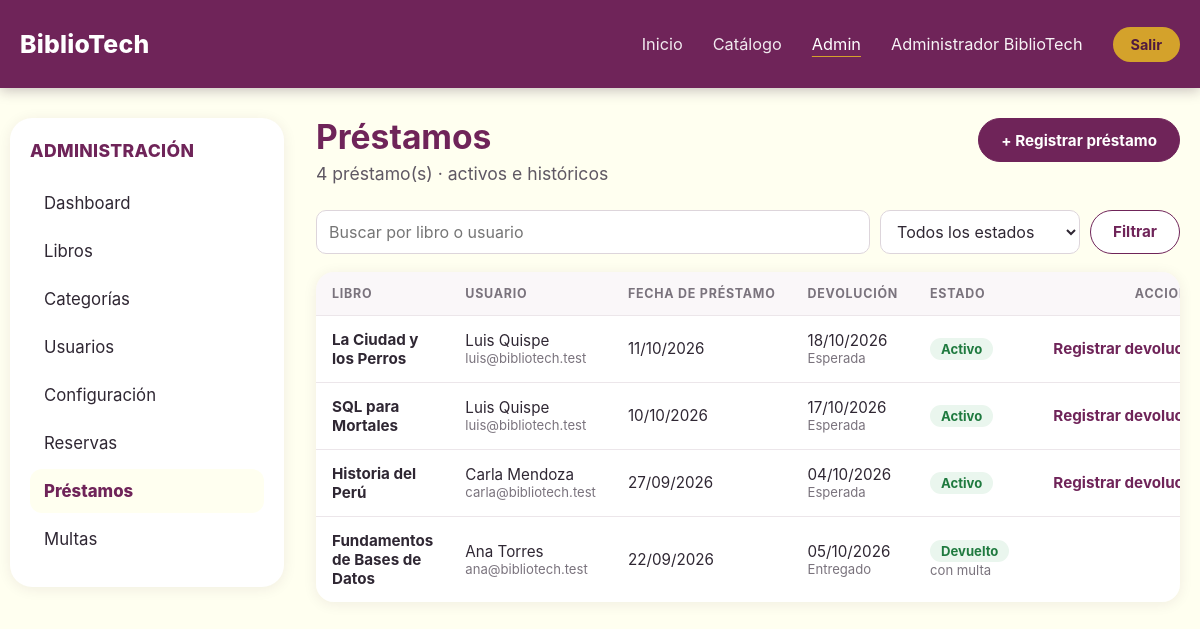
/admin/prestamos (signed in), run on the app's committed database.
### tables this page shows
CREATE TABLE IF NOT EXISTS prestamos (
    id                       BIGINT UNSIGNED NOT NULL AUTO_INCREMENT,
    id_usuario               BIGINT UNSIGNED NOT NULL,
    id_libro                 BIGINT UNSIGNED NOT NULL,
    id_reserva               BIGINT UNSIGNED NULL,
    fecha_prestamo           DATE NOT NULL,
    fecha_devolucion_esperada DATE NOT NULL,
    fecha_devolucion_real    DATE NULL,
    estado                   ENUM('activo','devuelto','vencido','cancelado') NOT NULL DEFAULT 'activo',
    created_at               TIMESTAMP NOT NULL DEFAULT CURRENT_TIMESTAMP,
    updated_at               TIMESTAMP NOT NULL DEFAULT CURRENT_TIMESTAMP ON UPDATE CURRENT_TIMESTAMP,
    PRIMARY KEY (id),
    KEY idx_prestamos_usuario (id_usuario),
    KEY idx_prestamos_libro (id_libro),
    KEY idx_prestamos_reserva (id_reserva),
    CONSTRAINT fk_prestamos_usuario FOREIGN KEY (id_usuario) REFERENCES usuarios (id),
    CONSTRAINT fk_prestamos_libro FOREIGN KEY (id_libro) REFERENCES libros (id),
    CONSTRAINT fk_prestamos_reserva FOREIGN KEY (id_reserva) REFERENCES reservas (id)
);

CREATE TABLE IF NOT EXISTS libros (
    id               BIGINT UNSIGNED NOT NULL AUTO_INCREMENT,
    titulo           VARCHAR(255) NOT NULL,
    autor            VARCHAR(180) NOT NULL,
    isbn             VARCHAR(20) NOT NULL,
    id_categoria     BIGINT UNSIGNED NOT NULL,
    editorial        VARCHAR(150) NULL,
    anio             SMALLINT UNSIGNED NULL,
    portada_url      VARCHAR(500) NULL,
    sinopsis         TEXT NULL,
    stock_total      INT UNSIGNED NOT NULL DEFAULT 1,
    stock_disponible INT UNSIGNED NOT NULL DEFAULT 1,
    created_at       TIMESTAMP NOT NULL DEFAULT CURRENT_TIMESTAMP,
    updated_at       TIMESTAMP NOT NULL DEFAULT CURRENT_TIMESTAMP ON UPDATE CURRENT_TIMESTAMP,
    PRIMARY KEY (id),
    UNIQUE KEY uq_libros_isbn (isbn),
    KEY idx_libros_categoria (id_categoria),
    CONSTRAINT fk_libros_categoria FOREIGN KEY (id_categoria) REFERENCES categorias (id)
);

CREATE TABLE IF NOT EXISTS usuarios (
    id            BIGINT UNSIGNED NOT NULL AUTO_INCREMENT,
    nombre        VARCHAR(120) NOT NULL,
    email         VARCHAR(180) NOT NULL,
    password_hash VARCHAR(255) NOT NULL,
    rol           ENUM('estudiante','bibliotecario','administrador') NOT NULL DEFAULT 'estudiante',
    estado        ENUM('activo','bloqueado') NOT NULL DEFAULT 'activo',
    created_at    TIMESTAMP NOT NULL DEFAULT CURRENT_TIMESTAMP,
    updated_at    TIMESTAMP NOT NULL DEFAULT CURRENT_TIMESTAMP ON UPDATE CURRENT_TIMESTAMP,
    PRIMARY KEY (id),
    UNIQUE KEY uq_usuarios_email (email)
);

### app/Controllers/Admin/BaseController.php (called while the page is built, shortened)
<?php
abstract class BaseController
{
    protected array $usuario;
    public function __construct()
    {
        $this->usuario = Auth::requireRole(['administrador']);
    }
    protected function render(string $vista, string $seccion, string $titulo, array $data = []): void
    {
        View::render($vista, $data + [
            'seccion' => $seccion,
            'titulo' => $titulo,
            'usuario' => $this->usuario,
            'csrf' => Csrf::token(),
            'mensajes' => Flash::pull(),
        ]);
    }
    protected function idDe(array $origen, string $clave = 'id'): int
    {
        $valor = $origen[$clave] ?? 0;
        return is_scalar($valor) ? max(0, (int) $valor) : 0;
    }
    protected function texto(string $clave, ?array $origen = null): string
    {
        $origen ??= $_POST;
        $valor = $origen[$clave] ?? '';
        return is_string($valor) ? trim($valor) : '';
    }
    protected function busqueda(): string
    {
        return mb_substr($this->texto('q', $_GET), 0, 100);
    }
    protected function pagina(): int
    {
        return max(1, $this->idDe($_GET, 'page'));
    }
}

### app/Controllers/Admin/PrestamoController.php (called while the page is built, shortened)
<?php
final class PrestamoController extends BaseController
{
    public function index(): void
    {
        $prestamos = new Prestamo();
        $q = $this->busqueda();
        $estado = $this->texto('estado', $_GET);
        $pag = new Paginator($prestamos->contar($estado, $q), self::POR_PAGINA, $this->pagina());
        $this->render('admin/prestamos/index', 'prestamos', 'Préstamos', [
            'filas' => $prestamos->listar($estado, $q, $pag->perPage, $pag->offset),
            'pag' => $pag,
            'q' => $q,
            'estado' => $estado,
            'estados' => Prestamo::ESTADOS,
        ]);
    }
}

### app/Routes/admin.php (called while the page is built, shortened)
<?php
$router->get('/admin', static fn () => (new DashboardController())->index());
$router->get('/admin/configuracion', static fn () => (new ConfiguracionController())->index());
$router->post('/admin/configuracion/guardar', static fn () => (new ConfiguracionController())->guardar());
$router->get('/admin/libros', static fn () => (new LibroController())->index());
$router->get('/admin/libros/crear', static fn () => (new LibroController())->crear());
$router->get('/admin/libros/editar', static fn () => (new LibroController())->editar());
$router->post('/admin/libros/guardar', static fn () => (new LibroController())->guardar());
$router->post('/admin/libros/eliminar', static fn () => (new LibroController())->eliminar());
$router->get('/admin/categorias', static fn () => (new CategoriaController())->index());
$router->get('/admin/categorias/crear', static fn () => (new CategoriaController())->crear());
$router->get('/admin/categorias/editar', static fn () => (new CategoriaController())->editar());
$router->post('/admin/categorias/guardar', static fn () => (new CategoriaController())->guardar());
$router->post('/admin/categorias/eliminar', static fn () => (new CategoriaController())->eliminar());
$router->get('/admin/usuarios', static fn () => (new UsuarioController())->index());
$router->get('/admin/usuarios/crear', static fn () => (new UsuarioController())->crear());
$router->get('/admin/usuarios/editar', static fn () => (new UsuarioController())->editar());
$router->post('/admin/usuarios/guardar', static fn () => (new UsuarioController())->guardar());
$router->post('/admin/usuarios/eliminar', static fn () => (new UsuarioController())->eliminar());
$router->get('/admin/prestamos', static fn () => (new PrestamoController())->index());

### app/Core/Router.php (called while the page is built, shortened)
<?php
final class Router
{
    private array $routes = [];
    public function dispatch(string $method, string $requestUri): void
    {
        $path = parse_url($requestUri, PHP_URL_PATH);
        $path = '/' . trim($path, '/');
        $handler = $this->routes[strtoupper($method)][$path] ?? null;
        $handler();
    }
    private function add(string $method, string $path, callable $handler): void
    {
        $normalizedPath = '/' . trim($path, '/');
        $this->routes[$method][$normalizedPath] = $handler;
    }
}

### index.php (called while the page is built, shortened)
<?php
spl_autoload_register(static function (string $class): void {
    $prefix = 'App\\';
    $relativeClass = substr($class, strlen($prefix));
    $file = __DIR__ . '/app/' . str_replace('\\', '/', $relativeClass) . '.php';
});
$auth = new AuthController();
$dashboard = new DashboardController();
$catalogo = new CatalogoController();
$reservas = new ReservaController();
$multas = new MultaController();
$router = new Router();
$router->get('/', [$auth, 'index']);
$router->get('/login', [$auth, 'showLogin']);
$router->post('/login', [$auth, 'login']);
$router->get('/register', [$auth, 'showRegister']);
$router->post('/register', [$auth, 'register']);
$router->post('/logout', [$auth, 'logout']);
$router->get('/home', [$dashboard, 'showHome']);
$router->get('/catalogo', [$catalogo, 'index']);
$router->get('/catalogo/show', [$catalogo, 'show']);
$router->get('/mis-reservas', [$reservas, 'index']);
$router->post('/reservas/crear', [$reservas, 'crear']);
$router->post('/reservas/cancelar', [$reservas, 'cancelar']);
$router->get('/mis-multas', [$multas, 'index']);
$router->post('/mis-multas/pagar', [$multas, 'pagar']);
require __DIR__ . '/app/Routes/admin.php';
try {
    $router->dispatch($_SERVER['REQUEST_METHOD'] ?? 'GET', $_SERVER['REQUEST_URI'] ?? '/');
} catch (Throwable $exception) {
    error_log((string) $exception);
    http_response_code(500);
    echo 'Ocurrió un error interno. Inténtalo de nuevo más tarde.';
}

### app/Core/Database.php (called while the page is built, shortened)
<?php
final class Database
{
    private static ?PDO $connection = null;
    public static function connection(): PDO
    {
        if (self::$connection === null) {
            $host = getenv('DB_HOST') ?: '127.0.0.1';
            $database = getenv('DB_NAME') ?: 'bdbibliotech';
            $username = getenv('DB_USER') ?: 'root';
            $password = getenv('DB_PASSWORD') ?: '';
            $dsn = sprintf('mysql:host=%s;dbname=%s;charset=utf8mb4', $host, $database);
            self::$connection = new PDO($dsn, $username, $password, [
                PDO::ATTR_ERRMODE => PDO::ERRMODE_EXCEPTION,
                PDO::ATTR_DEFAULT_FETCH_MODE => PDO::FETCH_ASSOC,
                PDO::ATTR_EMULATE_PREPARES => false,
            ]);
        }
        return self::$connection;
    }
}

### app/Models/Prestamo.php (called while the page is built, shortened)
<?php
final class Prestamo
{
    private PDO $db;
    public function __construct(?PDO $db = null)
    {
        $this->db = $db ?? Database::connection();
    }
    private function filtro(string $estado, string $busqueda): array
    {
        $like = '%' . $busqueda . '%';
        $where = '(l.titulo LIKE :q1 OR u.nombre LIKE :q2 OR u.email LIKE :q3)';
        $params = ['q1' => $like, 'q2' => $like, 'q3' => $like];
        return [$where, $params];
    }
    public function contar(string $estado, string $busqueda): int
    {
        [$where, $params] = $this->filtro($estado, $busqueda);
        $stmt = $this->db->prepare(
            "SELECT COUNT(*) FROM prestamos p JOIN libros l ON l.id = p.id_libro JOIN usuarios u ON u.id = p.id_usuario WHERE $where"
        );
        $stmt->execute($params);
        return (int) $stmt->fetchColumn();
    }
    public function listar(string $estado, string $busqueda, int $limite, int $offset): array
    {
        [$where, $params] = $this->filtro($estado, $busqueda);
        $sql = "SELECT p.id, p.fecha_prestamo, p.fecha_devolucion_esperada, p.fecha_devolucion_real, p.estado,
                       l.titulo AS libro, u.nombre AS usuario, u.email,
                       (SELECT COUNT(*) FROM multas m WHERE m.id_prestamo = p.id) AS tiene_multa
                FROM prestamos p
                JOIN libros l ON l.id = p.id_libro
                JOIN usuarios u ON u.id = p.id_usuario
                WHERE $where
                ORDER BY (p.estado IN ('activo','vencido')) DESC, p.fecha_prestamo DESC, p.id DESC
                LIMIT " . (int) $limite . ' OFFSET ' . (int) $offset;
        $stmt = $this->db->prepare($sql);
        $stmt->execute($params);
        return $stmt->fetchAll();
    }
}

### app/Core/Paginator.php (called while the page is built, shortened)
<?php
final class Paginator
{
    public function __construct(public readonly int $total, public readonly int $perPage = 10, mixed $requestedPage = 1)
    {
        $this->pages = max(1, (int) ceil($total / $perPage));
        $this->page = min(max(1, (int) $requestedPage), $this->pages);
    }
}

### app/Core/Url.php (called while the page is built, shortened)
<?php
final class Url
{
    private static string $basePath = '';
    public static function setBasePath(string $basePath): void
    {
        self::$basePath = rtrim($basePath, '/');
    }
    public static function to(string $path): string
    {
        return self::$basePath . '/' . ltrim($path, '/');
    }
}

### app/Views/admin/prestamos/index.php (the view, shortened to what this page needs)
<div class="adm-head">
    <div>
        <h1 class="adm-title">Préstamos</h1>
        <p class="adm-subtitle"><?= $pag->total ?> préstamo(s) · activos e históricos</p>
    </div>
    <a class="adm-btn" href="<?= View::url('/admin/prestamos/crear') ?>">+ Registrar préstamo</a>
</div>
<form class="adm-search" method="get" action="<?= View::url('/admin/prestamos') ?>">
    <input type="search" name="q" value="<?= View::e($q) ?>" placeholder="Buscar por libro o usuario" maxlength="100" aria-label="Buscar préstamos">
    <select name="estado" aria-label="Filtrar por estado">
        <option value="">Todos los estados</option>
    </select>
    <button class="adm-btn adm-btn-ghost" type="submit">Filtrar</button>
</form>
<div class="adm-table-wrap">
    <table class="adm-table">
        <thead>
        <tr><th>Libro</th><th>Usuario</th><th>Fecha de préstamo</th><th>Devolución</th><th>Estado</th><th class="right">Acciones</th></tr>
        </thead>
        <tbody>
        <?php foreach ($filas as $f): ?>
            <tr>
                <td><strong><?= View::e($f['libro']) ?></strong></td>
                <td><?= View::e($f['usuario']) ?><small class="adm-sub"><?= View::e($f['email']) ?></small></td>
                <td><?= View::fecha($f['fecha_prestamo']) ?></td>
                <td>
                    <?php if ($f['fecha_devolucion_real'] !== null): ?>
                        <?= View::fecha($f['fecha_devolucion_real']) ?><small class="adm-sub">Entregado</small>
                    <?php else: ?>
                        <?= View::fecha($f['fecha_devolucion_esperada']) ?><small class="adm-sub">Esperada</small>
                    <?php endif; ?>
                </td>
                <td><?= View::badge((string) $f['estado']) ?><?= (int) $f['tiene_multa'] > 0 ? ' <small class="adm-sub">con multa</small>' : '' ?></td>
                <td class="right actions">
                    <?php if (in_array($f['estado'], ['activo', 'vencido'], true)): ?>
                        <form method="post" action="<?= View::url('/admin/prestamos/devolver') ?>" data-confirm="¿Registrar la devolución de «<?= View::e($f['libro']) ?>»?">
                            <button class="adm-link" type="submit">Registrar devolución</button>
                        </form>
                    <?php else: ?>
                        <span class="adm-muted">—</span>
                    <?php endif; ?>
                </td>
            </tr>
        <?php endforeach; ?>
        </tbody>
    </table>
</div>

### app/Core/View.php (shortened to what this page needs)
<?php
final class View
{
    public static function e(mixed $value): string
    {
        return htmlspecialchars((string) $value, ENT_QUOTES | ENT_SUBSTITUTE, 'UTF-8');
    }
    public static function url(string $path): string
    {
        return self::e(Url::to($path));
    }
    public static function render(string $view, array $data = [], string $layout = 'admin/layout'): void
    {
        $viewsPath = dirname(__DIR__) . '/Views/';
        extract($data, EXTR_SKIP);
        require $viewsPath . $view . '.php';
    }
    public static function fecha(?string $value, bool $conHora = false): string
    {
        $time = strtotime($value);
        return $time === false ? '—' : date($conHora ? 'd/m/Y H:i' : 'd/m/Y', $time);
    }
    public static function badge(string $valor, ?string $texto = null): string
    {
        $clase = match ($valor) {
            'activo', 'pagada', 'confirmada', 'devuelto', 'estudiante' => 'ok',
            'pendiente', 'bibliotecario' => 'warn',
            'vencido', 'bloqueado', 'expirada' => 'bad',
            'administrador' => 'brand',
            default => 'muted',
        };
        return '<span class="adm-badge adm-badge-' . $clase . '">' . self::e($texto ?? ucfirst($valor)) . '</span>';
    }
}

### data on the page
prestamos: id_libro.titulo "La Ciudad y los Perros", id_usuario.nombre "Luis Quispe", id_usuario.email "luis@bibliotech.test", fecha_prestamo "11/10/2026", fecha_devolucion_esperada "18/10/2026", estado "Activo"
prestamos: id_libro.titulo "SQL para Mortales", id_usuario.nombre "Luis Quispe", id_usuario.email "luis@bibliotech.test", fecha_prestamo "10/10/2026", fecha_devolucion_esperada "17/10/2026", estado "Activo"
prestamos: id_libro.titulo "Historia del Perú", id_usuario.nombre "Carla Mendoza", id_usuario.email "carla@bibliotech.test", fecha_prestamo "27/09/2026", fecha_devolucion_esperada "04/10/2026", estado "Activo"
prestamos: id_libro.titulo "Fundamentos de Bases de Datos", id_usuario.nombre "Ana Torres", id_usuario.email "ana@bibliotech.test", fecha_prestamo "22/09/2026", fecha_devolucion_real "05/10/2026", estado "Devuelto", shows "con multa"

### other printed values
View::e($usuario['nombre'] ?? '') "Administrador BiblioTech"
View::e($etiqueta) "Dashboard"
View::e($etiqueta) "Libros"
View::e($etiqueta) "Categorías"
View::e($etiqueta) "Usuarios"
View::e($etiqueta) "Configuración"
View::e($etiqueta) "Reservas"
View::e($etiqueta) "Préstamos"
View::e($etiqueta) "Multas"
$pag->total "4"
